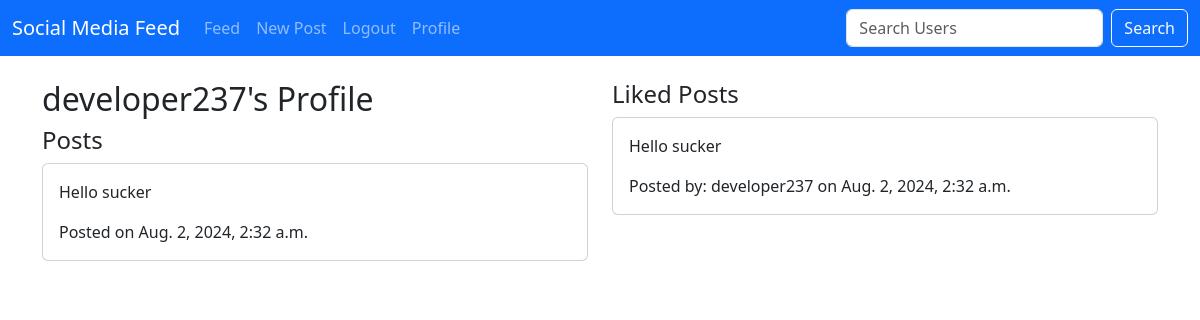
The app's page /profile/developer237/ (signed in) with its own data.
### core/models.py (models this page shows, shortened)
class Post(models.Model):
    content = models.TextField()
    user = models.ForeignKey(User, on_delete=models.CASCADE, related_name='posts')
    created_at = models.DateTimeField(auto_now_add=True)
    updated_at = models.DateTimeField(auto_now=True)

class Like(models.Model):
    user = models.ForeignKey(User, on_delete=models.CASCADE, related_name='likes')
    post = models.ForeignKey(Post, on_delete=models.CASCADE, related_name='likes')

### core/views.py (the view)
# urls.py: re_path(r'^profile/(?!change-username/)(?P<username>\w+)/$', views.user_profile, name='user_profile'),
def user_profile(request, username):
    user = get_object_or_404(User, username=username)
    posts = Post.objects.filter(user=user)
    likes = Like.objects.filter(user=user)
    context = {
        'profile_user': user,
        'posts': posts,
        'likes': likes,
    }
    return render(request, 'user_profile.html', context)

### template/user_profile.html (shortened to what this page needs)
{% extends 'base.html' %}
{% block content %}
  <div class="row">
    <div class="col-md-6">
      <h2>{{ profile_user.username }}'s Profile</h2>
      <h4>Posts</h4>
      {% for post in posts %}
        <div class="card mb-3">
          <div class="card-body">
            <p class="card-text">{{ post.content }}</p>
            <p class="card-text">Posted on {{ post.created_at }}</p>
          </div>
        </div>
        {% empty %}
        <p>No posts yet.</p>
      {% endfor %}
    </div>
    <div class="col-md-6">
      <h4>Liked Posts</h4>
      {% for like in likes %}
        <div class="card mb-3">
          <div class="card-body">
            <p class="card-text">{{ like.post.content }}</p>
            <p class="card-text">Posted by: {{ like.post.user.username }} on {{ like.post.created_at }}</p>
          </div>
        </div>
        {% empty %}
        <p>No liked posts yet.</p>
      {% endfor %}
    </div>
  </div>
{% endblock %}

### records on screen
Post: content "Hello sucker", created_at "Aug. 2, 2024, 2:32 a.m."
Like: post.content "Hello sucker", post.user.username "developer237", post.created_at "Aug. 2, 2024, 2:32 a.m."

### other values on screen
{{ profile_user.username }} "developer237"
